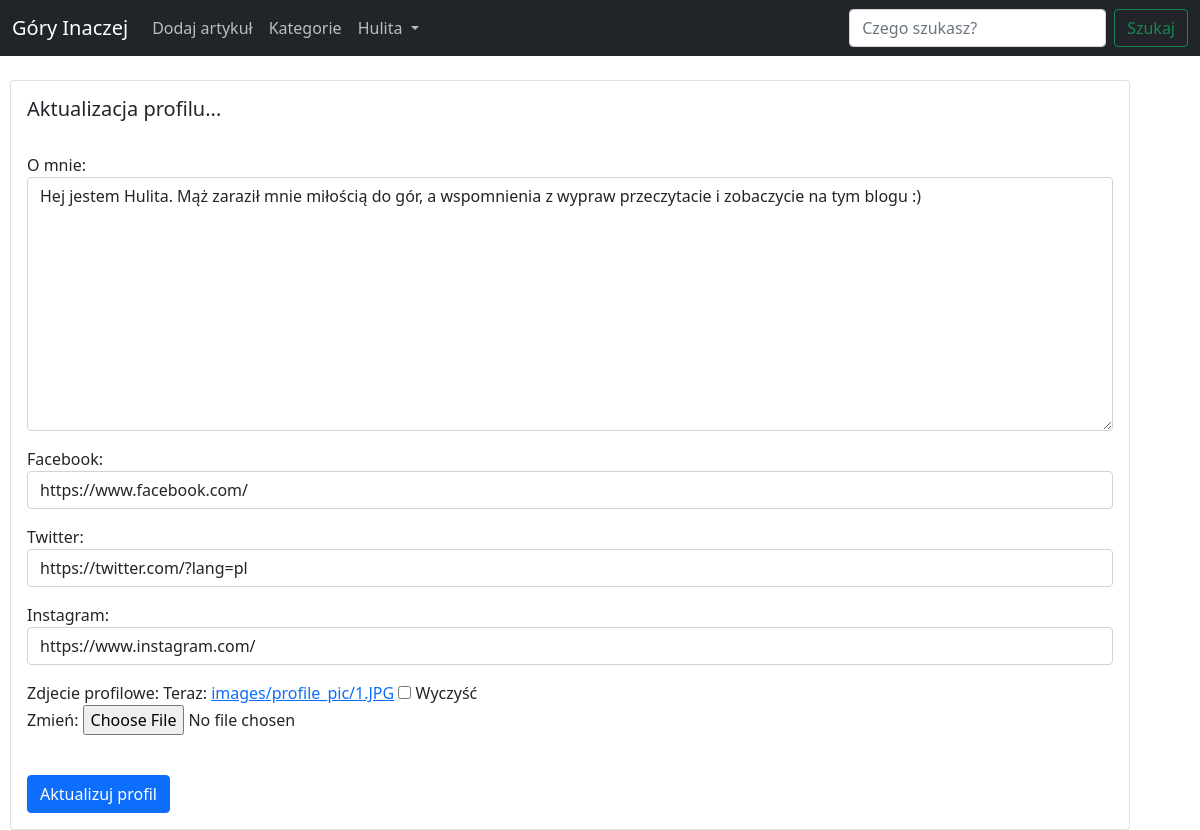
The page /auth/update_user_profile/5/ (signed in) on the database its author committed.
### blog/models.py (models this page shows, shortened)
class Profile(models.Model):
    user=models.OneToOneField(User,null=True,blank=True, on_delete=models.CASCADE)
    bio=models.TextField(null=True, blank=True)
    profile_pic=models.ImageField(null=True, blank=True, upload_to="images/profile_pic")
    facebook_url=models.CharField(max_length=200,null=True, blank=True)
    twitter_url=models.CharField(max_length=200,null=True, blank=True)
    instagram_url=models.CharField(max_length=200,null=True, blank=True)

### members/views.py (the view)
# urls.py: path('update_user_profile/<int:pk>/',UpdateUserProfile.as_view(),name='update_user_profile'),
class UpdateUserProfile(UpdateView):
    model=Profile
    form_class = UserUpdateForm
    template_name = 'registration/update_user_profile.html'
    success_url = reverse_lazy('main')

### members/forms.py
class UserUpdateForm(forms.ModelForm):
    bio=forms.CharField(label='O mnie',required=False, widget=forms.Textarea(attrs={'class':'form-control'}))
    profile_pic=forms.ImageField(label='Zdjecie profilowe',required=False)
    facebook_url=forms.CharField(label='Facebook',required=False,widget=forms.TextInput(attrs={'class':'form-control'}))
    twitter_url=forms.CharField(label='Twitter',required=False,widget=forms.TextInput(attrs={'class':'form-control'}))
    instagram_url=forms.CharField(label='Instagram',required=False,widget=forms.TextInput(attrs={'class':'form-control'}))
    class Meta:
        model=Profile
        fields=['bio','facebook_url','twitter_url','instagram_url','profile_pic']

### Templates/registration/update_user_profile.html (shortened to what this page needs)
{% extends 'main.html' %}
{% load bootstrap %}
{% block body %}
<div class="card" style="width: 70rem;">
    <div class="card-body">
        {% if user.is_authenticated %}
            {% if user.id == profile.user.id %}
                <h5>Aktualizacja profilu...</h5></br>
               <form method="POST" enctype="multipart/form-data">
                   {{form.as_p}}</br>
                   <button type="submit" class="btn btn-primary">Aktualizuj profil</button>
               </form>
            {% else %}
                    <strong>Zaloguj sie jako prawidlowy uzytkownik aby edytowac dane...</strong>
            {% endif %}
        {% else %}
            <strong>Zaloguj sie jako prawidlowy uzytkownik aby edytowac dane...</strong>
        {% endif %}
    </div>
</div>
{% endblock %}

### Templates/main.html (shortened to what this page needs)
<!DOCTYPE html>
{% load static %}
<link href="https://cdn.jsdelivr.net/npm/bootstrap@5.0.2/dist/css/bootstrap.min.css" rel="stylesheet">
<html lang="en">
<head>
</head>
<body style="background-image:url({% static 'background.png' %});background-repeat: no-repeat;">
<nav class="navbar navbar-expand-lg navbar-dark bg-dark">
  <div class="container-fluid">
    <a class="navbar-brand" href="{% url 'main' %}">Góry Inaczej</a>
    <div class="collapse navbar-collapse" id="navbarSupportedContent">
      <ul class="navbar-nav me-auto mb-2 mb-lg-0">
        <li class="nav-item">
          {% if user.is_authenticated %}
          <a class="nav-link active" style="color:#BDBDBD" aria-current="page" href="{% url 'create' %}">Dodaj artykuł</a>
          {% endif %}
        </li>
        <li class="nav-item">
          <a class="nav-link active" style="color:#BDBDBD" aria-current="page" href="{% url 'show_categories' %}">Kategorie</a>
        </li>
        {% if user.is_authenticated %}
        <li class="nav-item dropdown">
          <div class="sms-button"  role="button" data-toggle="dropdown" aria-haspopup="true" aria-expanded="false">
            <a class="nav-link dropdown-toggle" style="color:#BDBDBD" href="#" id="navbarDropdown" role="button" data-bs-toggle="dropdown" aria-expanded="false">
             {{user.username|title}}
            </a>
          </div>
        </li>
        {% endif %}
      </ul>
      <form class="d-flex" method="POST" action="{% url 'search' %}">
        <input class="form-control me-2" type="search" name="search" placeholder="Czego szukasz?" aria-label="Search">
        <button class="btn btn-outline-success" type="submit">Szukaj</button>
      </form>
    </div>
  </div>
</nav>
<div style="margin-left:10px">
    {% block body %}{% endblock %}
</div>
</body>
</html>

### rows shown on the page
Profile: bio "Hej jestem Hulita. Mąż zaraził mnie miłością do gór, a wspomnienia z wypraw przeczytacie i zobaczycie na tym blogu :)", facebook_url "https://www.facebook.com/", twitter_url "https://twitter.com/?lang=pl", instagram_url "https://www.instagram.com/"

### other values the page prints
{{ user.username|title }} "Hulita"
